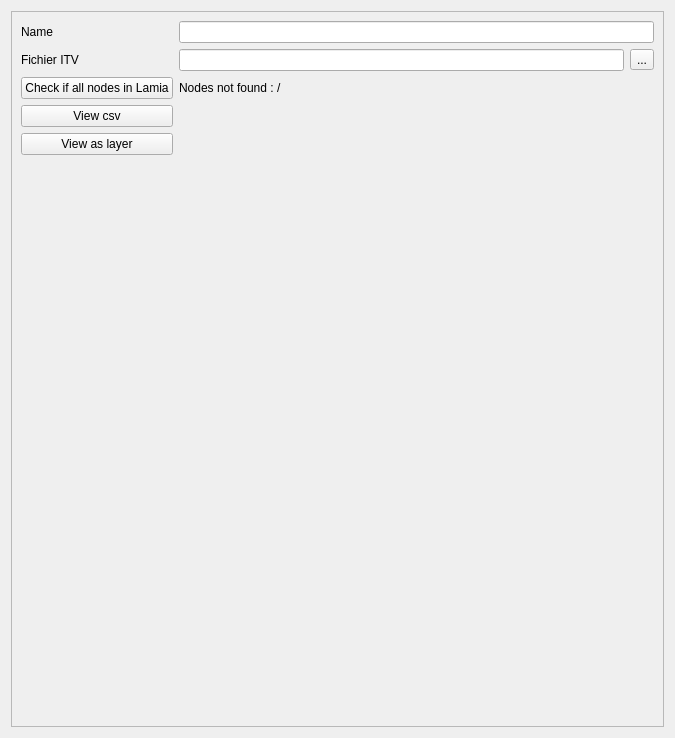
<?xml version="1.0" encoding="UTF-8"?>
<ui version="4.0">
 <class>Form</class>
 <widget class="QWidget" name="Form">
  <property name="geometry">
   <rect>
    <x>0</x>
    <y>0</y>
    <width>675</width>
    <height>738</height>
   </rect>
  </property>
  <property name="windowTitle">
   <string>Form</string>
  </property>
  <layout class="QVBoxLayout" name="verticalLayout">
   <item>
    <widget class="QFrame" name="frame">
     <property name="frameShape">
      <enum>QFrame::StyledPanel</enum>
     </property>
     <property name="frameShadow">
      <enum>QFrame::Raised</enum>
     </property>
     <layout class="QGridLayout" name="gridLayout">
      <item row="2" column="0">
       <widget class="QPushButton" name="pushButton_check">
        <property name="text">
         <string>Check if all nodes in Lamia</string>
        </property>
       </widget>
      </item>
      <item row="2" column="1">
       <widget class="QLabel" name="label_nonodeinlamia">
        <property name="text">
         <string>Nodes not found : /</string>
        </property>
       </widget>
      </item>
      <item row="3" column="0">
       <widget class="QPushButton" name="pushButton_viewcsv">
        <property name="text">
         <string>View csv</string>
        </property>
       </widget>
      </item>
      <item row="0" column="1" colspan="2">
       <widget class="QLineEdit" name="name"/>
      </item>
      <item row="1" column="2">
       <widget class="QToolButton" name="toolButton_filechooser">
        <property name="text">
         <string>...</string>
        </property>
       </widget>
      </item>
      <item row="4" column="0">
       <widget class="QPushButton" name="pushButton_viewaslayer">
        <property name="text">
         <string>View as layer</string>
        </property>
       </widget>
      </item>
      <item row="1" column="1">
       <widget class="QLineEdit" name="file"/>
      </item>
      <item row="5" column="0">
       <spacer name="verticalSpacer">
        <property name="orientation">
         <enum>Qt::Vertical</enum>
        </property>
        <property name="sizeHint" stdset="0">
         <size>
          <width>20</width>
          <height>40</height>
         </size>
        </property>
       </spacer>
      </item>
      <item row="1" column="0">
       <widget class="QLabel" name="label">
        <property name="text">
         <string>Fichier ITV</string>
        </property>
       </widget>
      </item>
      <item row="0" column="0">
       <widget class="QLabel" name="label_2">
        <property name="text">
         <string>Name</string>
        </property>
       </widget>
      </item>
     </layout>
    </widget>
   </item>
  </layout>
 </widget>
 <resources/>
 <connections/>
</ui>
